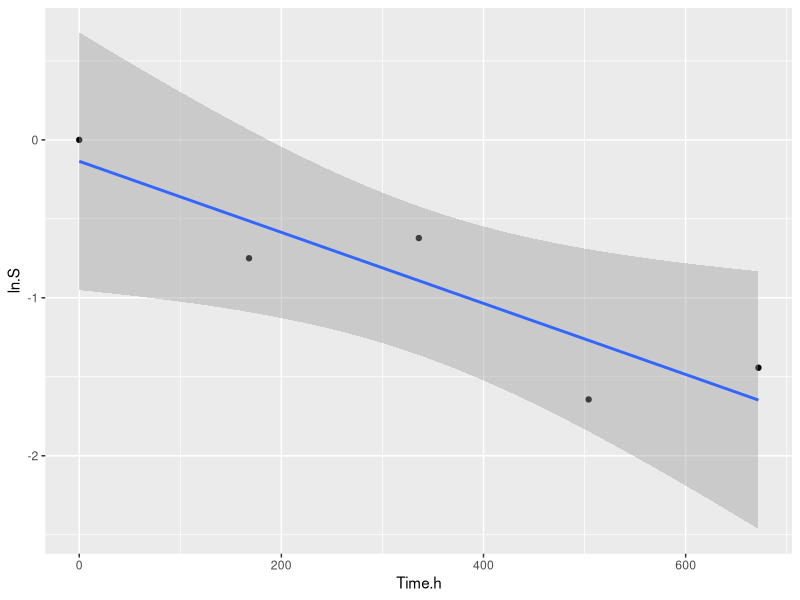
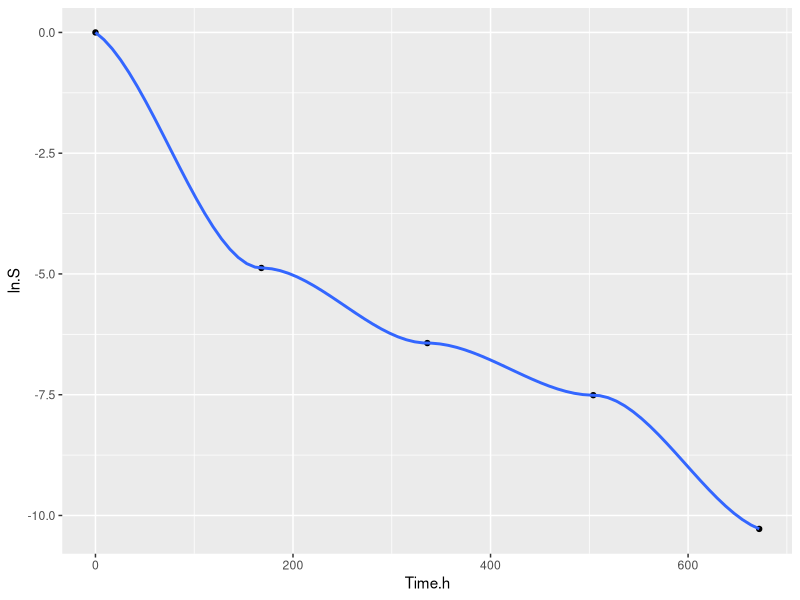
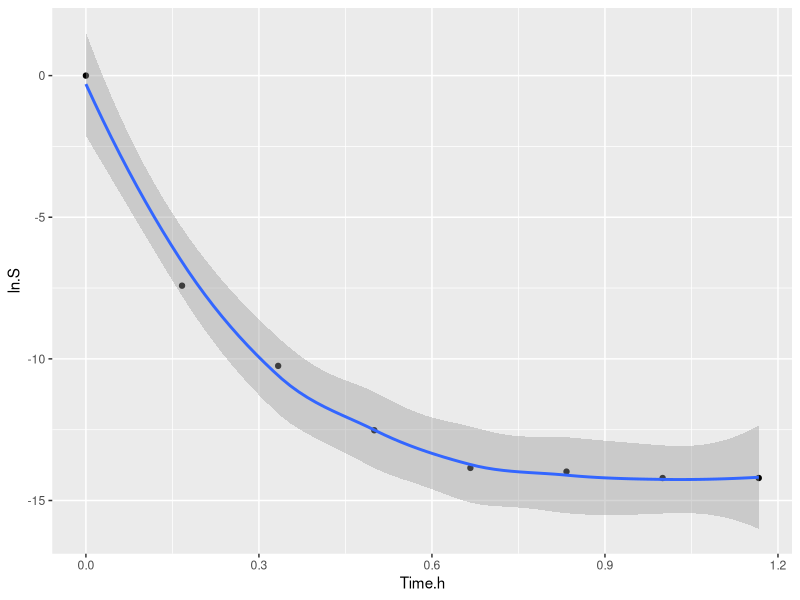
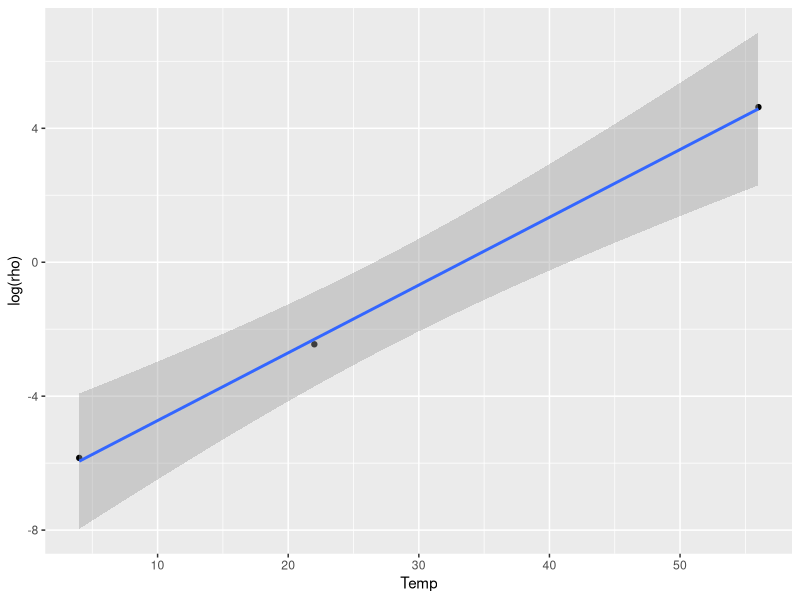
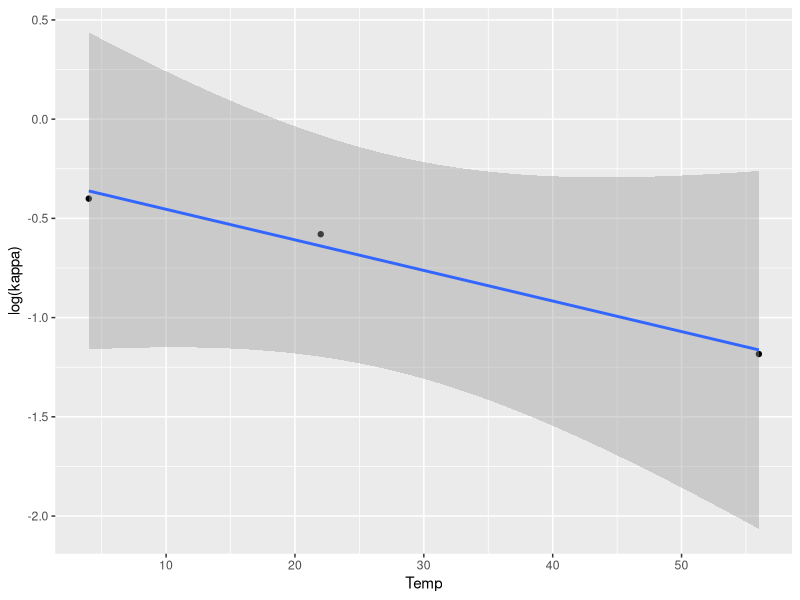
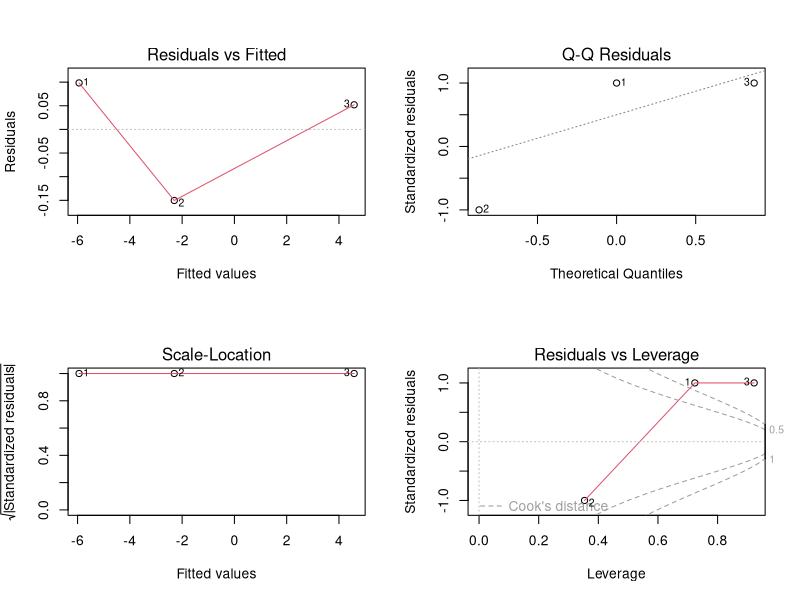
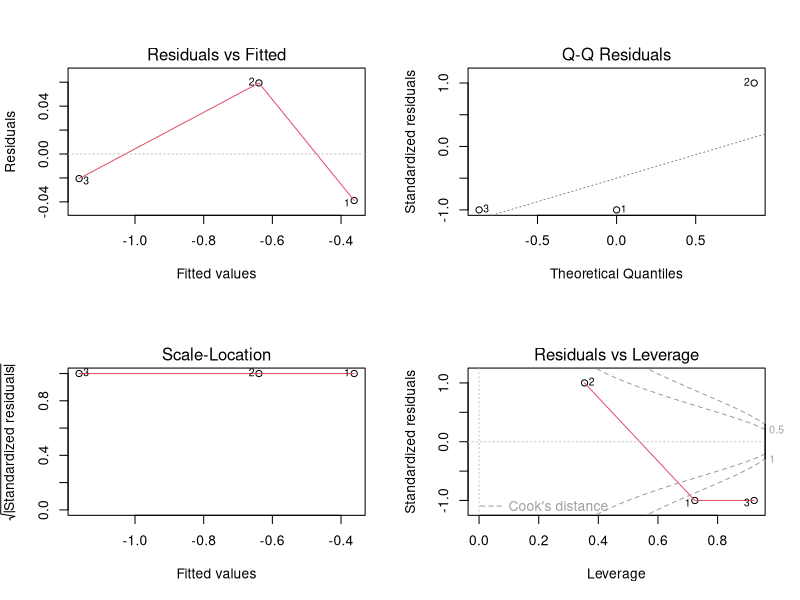

R code for these plots, in order:
datos <- read.csv("Nicho/Datos/HeV-survival.csv")

d.4 <- subset(datos, Temp == 4)
d.22 <- subset(datos, Temp == 22)
d.56 <- subset(datos, Temp == 56)

library(ggplot2)

ggplot(d.4) + geom_point(aes(x = Time.h, y = ln.S)) +
  geom_smooth(aes(x = Time.h, y = ln.S), method = "lm")

ggplot(d.22) + geom_point(aes(x = Time.h, y = ln.S)) +
  geom_smooth(aes(x = Time.h, y = ln.S), method = "loess")

ggplot(d.56) + geom_point(aes(x = Time.h, y = ln.S)) +
  geom_smooth(aes(x = Time.h, y = ln.S), method = "loess")

# 

# Regresiones

m4 <- nls(ln.S ~ -( rho * Time.h )^ (kappa), 
          data = d.4, 
          start = list(rho = 1, kappa = 0.9),
          lower = c(0.00001, 0.1),
          upper = c(1, 1),
          algorithm =  "port")
summary(m4)

m22 <- nls(ln.S ~ -( rho * Time.h )^ (kappa), 
          data = d.22, 
          start = list(rho = 1, kappa = 0.9),
          lower = c(0.0001, 0.1),
          upper = c(1, 1),
          algorithm =  "port")
m22

m56 <- nls(ln.S ~ -( rho * Time )^ (kappa), 
          data = d.56, 
          start = list(rho = 1, kappa = 0.9),
          lower = c(0.1, 0.1),
          upper = c(105, 1.5),
          algorithm =  "port")
m56

# Identificando efecto de temperatura sobre rho y kappa

par.estim <- data.frame(rbind(coef(m4), coef(m22), coef(m56)))

par.estim$Temp <-c(4, 22, 56)

ggplot(par.estim) + geom_point(aes(x = Temp, y = log(rho))) +
  geom_smooth(aes(x = Temp, y = log(rho)), method = "lm")
ggplot(par.estim) + geom_point(aes(x = Temp, y = log(kappa))) +
  geom_smooth(aes(x = Temp, y = log(kappa)), method = "lm")

# Modelos para los parámetros

m.rho <- lm(log(rho) ~ Temp, data = par.estim)
m.kappa <- lm(log(kappa) ~ Temp, data = par.estim)

par(mfrow = c(2,2))
plot(m.rho)
plot(m.kappa)

rho.coef <- coef(m.rho)
kappa.coef <- coef(m.kappa)

coef.pk <- data.frame(par = c("ap", "Bp", "ak", "Bk"), 
                      valor = c(rho.coef, kappa.coef))

write.csv(coef.pk, "Nicho/Coeficientes-pk-lm.csv", row.names = F)

# Modelo completo
pars <- as.list(coef.pk$valor)
names(pars) <- coef.pk$par
mod <- nls(ln.S ~ -(exp(ap  + Bp * Temp) * Time.h)^exp(ak + Bk * Temp), 
           data = datos,
           start = pars,
           lower = c(-12, 0, -1, -0.05),
           upper = c(-3, 0.5, 0.1, 0.1),
           algorithm = "port")
summary(mod)

coef.mod <- data.frame(par = names(pars),
                       valor = coef(mod))

write.csv(coef.mod, "Nicho/Coeficientes-pk.csv")
